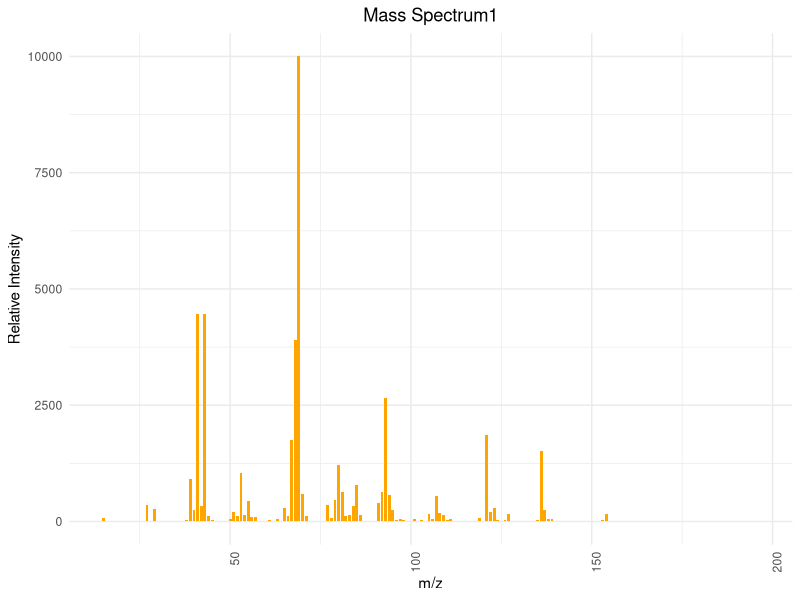
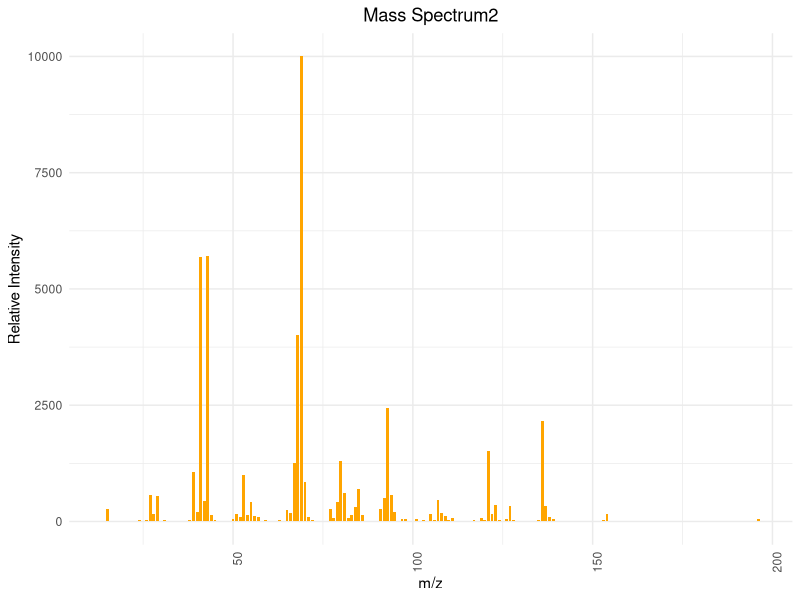
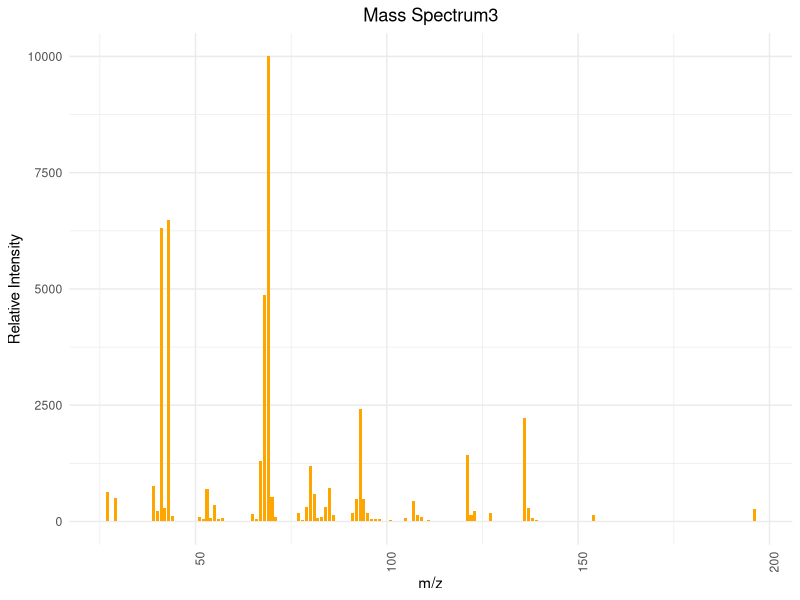
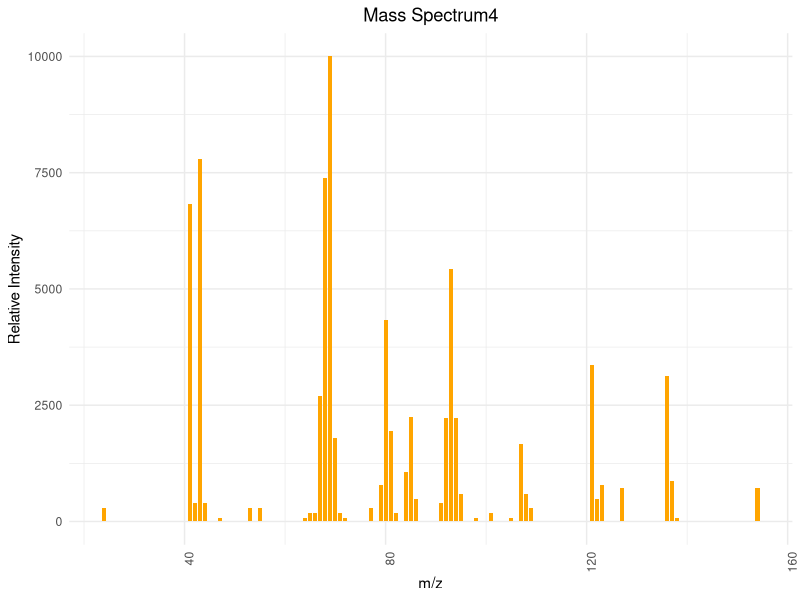

Write R code to recreate these figures, in order.
## ---- chunk 1
# 安装并加载所需的包
library(ggplot2)

# 图1
mz1 <- c(15, 26, 27, 29, 30, 31, 37, 38, 39, 40, 41, 42, 43, 44, 45, 50, 51, 52, 53, 54, 55, 56, 57, 58, 59, 60, 61, 62, 63, 64, 65, 66, 67, 68, 69, 70, 71, 72, 73, 77, 78, 79, 80, 81, 82, 83, 84, 85, 86, 87, 89, 91, 92, 93, 94, 95, 96, 97, 98, 99, 101, 102, 103, 104, 105, 106, 107, 108, 109, 110, 111, 112, 113, 114, 115, 117, 119, 121, 122, 123, 124, 125, 126, 127, 128, 135, 136, 137, 138, 139, 140, 153, 154, 155, 196)
intensity1 <- c(70, 20, 350, 260, 10, 10, 10, 30, 920, 250, 4470, 330, 4470, 120, 40, 60, 200, 120, 1040, 140, 450, 90, 100, 10, 20, 10, 40, 10, 50, 10, 300, 120, 1760, 3910, 9999, 590, 110, 20, 10, 350, 70, 470, 1220, 630, 110, 150, 340, 780, 150, 10, 10, 390, 630, 2650, 560, 240, 30, 60, 40, 20, 60, 10, 30, 10, 170, 50, 550, 180, 130, 30, 60, 20, 10, 10, 10, 10, 70, 1860, 200, 290, 30, 10, 30, 170, 20, 30, 1510, 240, 50, 50, 10, 30, 170, 20, 10)

data1 <- data.frame(mz1, intensity1)


ggplot(data1, aes(x=mz1, y=intensity1)) +
  geom_bar(stat="identity", fill="orange", width=0.8) + 
  theme_minimal() + 
  labs(title="Mass Spectrum1",
       x="m/z",
       y="Relative Intensity") + 
  theme(axis.text.x = element_text(angle = 90, hjust = 1), plot.title = element_text(hjust = 0.5))  

# 图2
mz2 <- c(14, 15, 16, 24, 26, 27, 28, 29, 31, 37, 38, 39, 40, 41, 42, 43, 44, 45, 50, 51, 52, 53, 54, 55, 56, 57, 59, 61, 62, 63, 64, 65, 66, 67, 68, 69, 70, 71, 72, 73, 74, 75, 76, 77, 78, 79, 80, 81, 82, 83, 84, 85, 86, 89, 90, 91, 92, 93, 94, 95, 96, 97, 98, 99, 101, 103, 104, 105, 106, 107, 108, 109, 110, 111, 112, 113, 114, 115, 116, 117, 119, 120, 121, 122, 123, 124, 126, 127, 128, 129, 134, 135, 136, 137, 138, 139, 153, 154, 155, 196)
intensity2 <- c(20, 260, 10, 30, 30, 580, 170, 540, 30, 10, 40, 1070, 200, 5690, 430, 5700, 130, 40, 50, 170, 90, 1000, 140, 420, 110, 90, 30, 20, 20, 40, 10, 240, 180, 1260, 4020, 9999, 840, 100, 30, 20, 10, 10, 10, 270, 80, 410, 1290, 610, 80, 150, 310, 700, 150, 10, 10, 270, 500, 2430, 570, 200, 20, 60, 50, 20, 60, 30, 20, 170, 40, 470, 180, 110, 30, 70, 20, 20, 10, 20, 10, 30, 80, 40, 1510, 170, 350, 40, 60, 330, 30, 10, 10, 40, 2160, 340, 100, 50, 30, 160, 20, 60)

data2 <- data.frame(mz2, intensity2)

ggplot(data2, aes(x=mz2, y=intensity2)) +
  geom_bar(stat="identity", fill="orange", width=0.8) + 
  theme_minimal() + 
  labs(title="Mass Spectrum2",
       x="m/z",
       y="Relative Intensity") + 
  theme(axis.text.x = element_text(angle = 90, hjust = 1), plot.title = element_text(hjust = 0.5))  

# 图3
mz3 <- c(26, 27, 29, 30, 31, 38, 39, 40, 41, 42, 43, 44, 45, 50, 51, 52, 53, 54, 55, 56, 57, 59, 61, 63, 65, 66, 67, 68, 69, 70, 71, 72, 73, 77, 78, 79, 80, 81, 82, 83, 84, 85, 86, 87, 91, 92, 93, 94, 95, 96, 97, 98, 99, 101, 103, 105, 106, 107, 108, 109, 110, 111, 112, 113, 117, 119, 120, 121, 122, 123, 124, 126, 127, 128, 135, 136, 137, 138, 139, 140, 147, 153, 154, 155, 196, 197)
intensity3 <- c(5, 640, 500, 5, 5, 5, 770, 230, 6320, 280, 6480, 120, 10, 10, 90, 50, 700, 70, 350, 60, 70, 10, 10, 5, 160, 60, 1290, 4880, 9999, 530, 90, 10, 5, 190, 30, 320, 1200, 590, 80, 90, 320, 710, 140, 5, 190, 480, 2420, 480, 180, 50, 50, 50, 10, 40, 5, 80, 20, 440, 130, 90, 10, 40, 5, 5, 5, 20, 5, 1440, 140, 220, 10, 20, 180, 10, 20, 2220, 300, 70, 30, 5, 5, 5, 130, 5, 270, 20)

data3 <- data.frame(mz3, intensity3)

ggplot(data3, aes(x=mz3, y=intensity3)) +
  geom_bar(stat="identity", fill="orange", width=0.8) + 
  theme_minimal() + 
  labs(title="Mass Spectrum3",
       x="m/z",
       y="Relative Intensity") + 
  theme(axis.text.x = element_text(angle = 90, hjust = 1), plot.title = element_text(hjust = 0.5)) 

# 图4
mz4 <- c(24, 41, 42, 43, 44, 47, 53, 55, 64, 65, 66, 67, 68, 69, 70, 71, 72, 77, 79, 80, 81, 82, 84, 85, 86, 91, 92, 93, 94, 95, 98, 101, 105, 107, 108, 109, 121, 122, 123, 127, 136, 137, 138, 154)
intensity4 <- c(280, 6830, 390, 7790, 390, 70, 280, 280, 70, 190, 190, 2690, 7380, 9999, 1790, 190, 70, 280, 780, 4340, 1940, 190, 1060, 2240, 480, 390, 2230, 5430, 2230, 590, 70, 190, 70, 1670, 590, 280, 3360, 480, 790, 710, 3130, 870, 70, 730)

data4 <- data.frame(mz4, intensity4)

ggplot(data4, aes(x=mz4, y=intensity4)) +
  geom_bar(stat="identity", fill="orange", width=0.8) + 
  theme_minimal() + 
  labs(title="Mass Spectrum4",
       x="m/z",
       y="Relative Intensity") + 
  theme(axis.text.x = element_text(angle = 90, hjust = 1), plot.title = element_text(hjust = 0.5)) 
